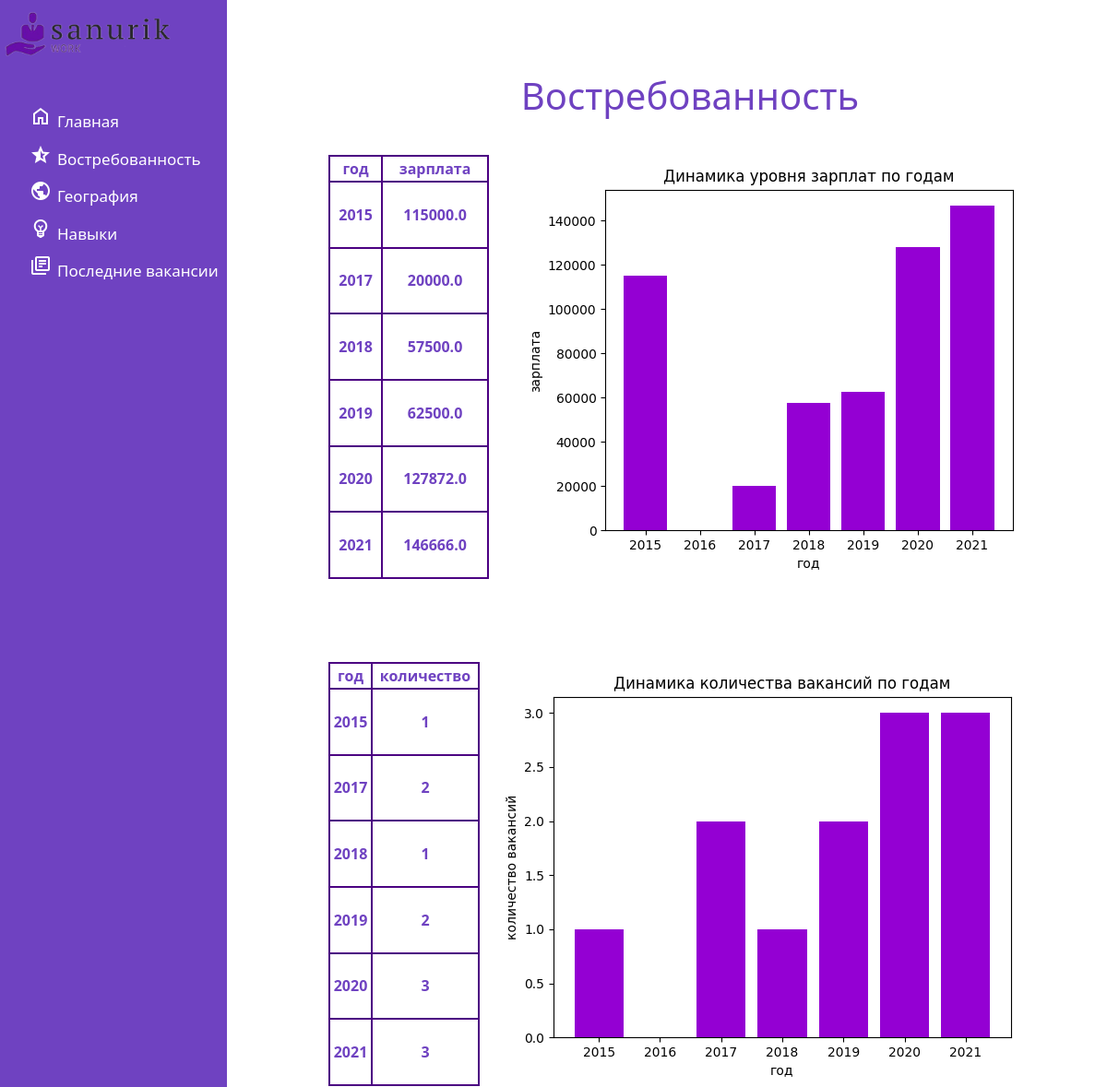
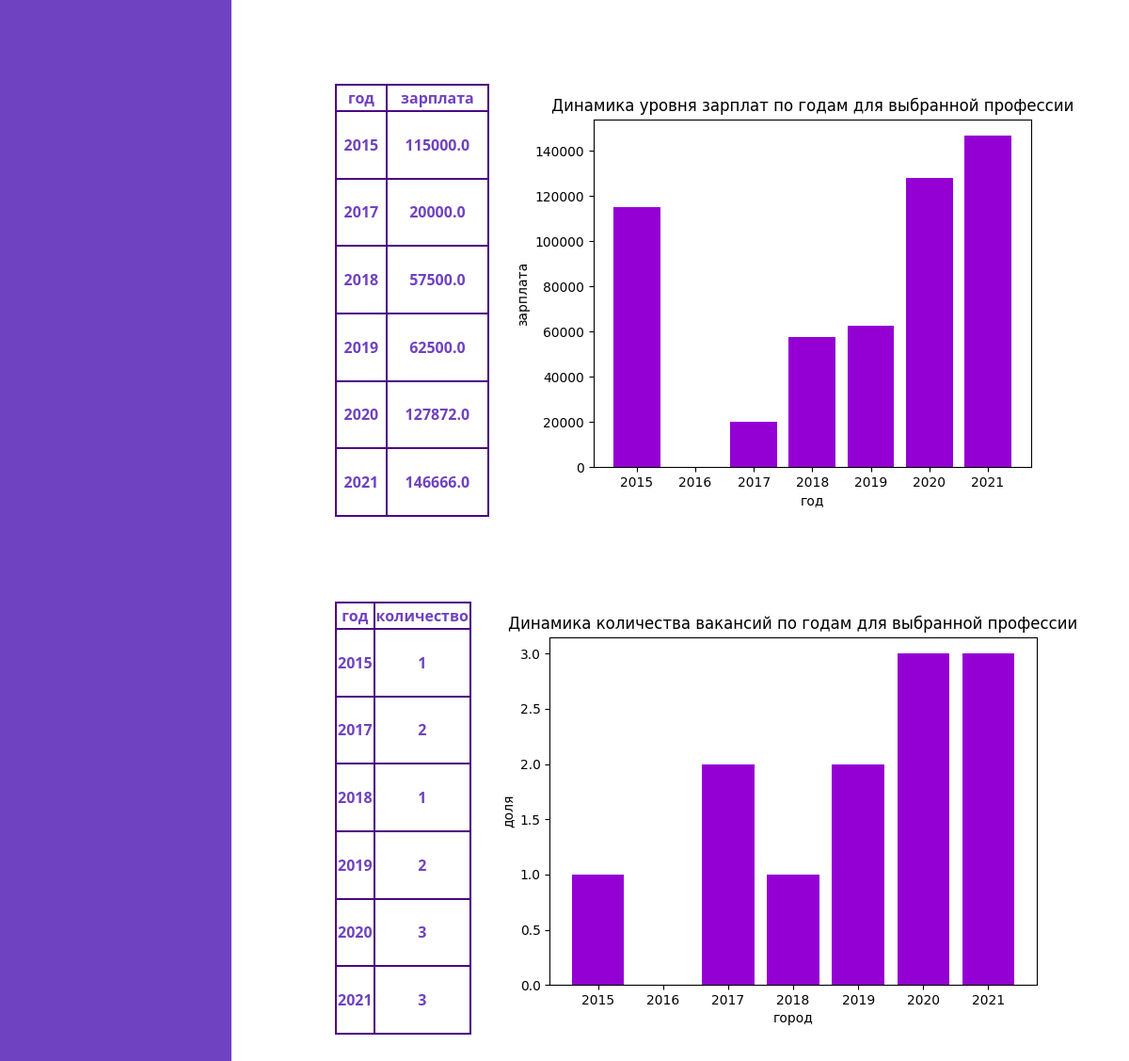
The app's page /demand with its own data (2 pictures, top to bottom).
### vacan/models.py (models this page shows)
class SalaryByYear(models.Model):
    year = models.IntegerField('Год')
    salary = models.FloatField('Зарплата')

class VacancieByYear(models.Model):
    vacancie = models.TextField('Вакансия')
    year = models.IntegerField('Год')

class SalaryByYearsForCurrentJob(models.Model):
    city = models.TextField('Город', max_length=50)
    year = models.IntegerField('Год')
    salary = models.FloatField('Зарплата')

class VacancieByYearForCurrentJob(models.Model):
    vacancy = models.TextField('Вакансия')
    year = models.IntegerField('Год')

### vacan/views.py (the view)
# urls.py: path('demand', views.demand, name = 'demand'),
def demand(request):
    dem = SalaryByYear.objects.all()
    dem_2 = VacancieByYear.objects.all()
    dem_3 = SalaryByYearsForCurrentJob.objects.all()
    dem_4 = VacancieByYearForCurrentJob.objects.all()
    print(dem)
    print(dem_2)
    print(dem_3)
    print(dem_4)
    template = loader.get_template('demand.html')
    context = {
        'x': dem,
        'y': dem_2,
        'z': dem_3,
        'w': dem_4
    }
    return HttpResponse(template.render(context, request))

### vacan/templates/demand.html (shortened to what this page needs)
{% extends 'layout.html' %}
{% load static %}
{% block content %}
<h1 class="dem">Востребованность</h1>
<div class="stat">
    <table class="demand_table">
    <thead>
        <tr>
            <th>год</th>
            <th>зарплата</th>
        </tr>
    </thead>
    <tbody>
    {% for i in x %}
        <tr>
            <th>{{i.year}}</th>
            <th>{{i.salary}}</th>
        </tr>
    {% endfor %}
    </tbody>
</table>
    <img src="{% static 'vacan/img/Figure_1.png' %}" alt="график_1">
</div>
<div class="stat">
<table class="demand_table">
    <thead>
        <tr>
            <th>год</th>
            <th>количество</th>
        </tr>
    </thead>
    <tbody>
    {% for i in y %}
        <tr>
            <th>{{i.year}}</th>
            <th>{{i.vacancie}}</th>
        </tr>
    {% endfor %}
    </tbody>
</table>
    <img src="{% static 'vacan/img/Figure_2.png' %}" alt="график_2">
</div>
<div class="stat">
<table class="demand_table">
    <thead>
        <tr>
            <th>год</th>
            <th>зарплата</th>
        </tr>
    </thead>
    <tbody>
    {% for i in z %}
        <tr>
            <th>{{i.year}}</th>
            <th>{{i.salary}}</th>
        </tr>
    {% endfor %}
    </tbody>
</table>
    <img src="{% static 'vacan/img/Figure_3.png' %}" alt="график_3">
</div>
<div class="stat">
<table class="demand_table">
    <thead>
        <tr>
            <th>год</th>
            <th>количество</th>
        </tr>
    </thead>
    <tbody>
    {% for i in w %}
        <tr>
            <th>{{i.year}}</th>
            <th>{{i.vacancy}}</th>
        </tr>
    {% endfor %}
    </tbody>
</table>
    <img src="{% static 'vacan/img/Figure_4.png' %}" alt="график_4">
</div>
{% endblock%}

### vacan/templates/layout.html (shortened to what this page needs)
{% load static %}
<!doctype html>
<html lang="ru">
<head>
    <link rel="stylesheet" href="https://cdn.jsdelivr.net/npm/bootstrap@5.2.3/dist/css/bootstrap.min.css">
    <link rel="stylesheet" href="{% static 'vacan/css/vacan.css'%}">
</head>
<body>
<div class="page">
    <div class="page__left">
        <img src="{% static 'vacan/img/logo.png' %}" alt="Лого">
        <ul>
            <li><a class="nav-link" href="{% url 'home' %}"><span
                    class="material-symbols-outlined">home</span>Главная</a></li>
            <li><a class="nav-link" href="{% url 'demand' %}"><span class="material-symbols-outlined">star_half</span>Востребованность</a>
            </li>
            <li><a class="nav-link" href="{% url 'geography' %}"><span class="material-symbols-outlined">public</span>География</a>
            </li>
            <li><a class="nav-link" href="{% url 'skills' %}"><span
                    class="material-symbols-outlined">emoji_objects</span>Навыки</a></li>
            <li><a class="nav-link" href="{% url 'recent_vac' %}"><span
                    class="material-symbols-outlined">library_books</span>Последние вакансии</a></li>
        </ul>
    </div>
    <div class="page__right">
        <div class="page__content">
            {% block content %}
            {% endblock %}
        </div>
    </div>
</div>
</body>
</html>

### vacan/static/vacan/css/vacan.css (style rules this page uses)
body { background: #FFFFFF; }
.page__left img { width: 250px; float: left; }
.page__left ul { list-style: none; text-decoration: none; color: #fff; font-size: 17px; }
.page__left ul li { text-decoration: none; color: #fff; display: block; margin-top: 10px; transition: transform .6s ease; align-items: center; justify-content: center; }
li { margin-top: 5px; }
.page__content { color: #6f42c1; margin-top: 60px; margin-left: 50px; text-align: center; }
.nav-link { font-size: 16px margin-top: -5px; }
.material-symbols-outlined { width: 20px; height: 20px; margin-right: 10px; }
table, th, td { border: 1px solid black; }
h1 { color: #6f42c1; text-align: center; }
.demand_table { margin-left: 20px; margin-top: 20px; width: 250px; border: 2px solid #4B0082; border-radius: 6px; }
th { border: 2px solid #4B0082; }
.stat { display: flex; margin-bottom: 70px; }
.page { overflow: hidden; display: grid; grid-template-columns: 246px calc(100% - 246px); height: 100%; }
.page__left { height: 100%; background: #6f42c1; }
.page__right { overflow: auto; height: 100%; }
.page__content { padding: 20px 40px; }
.page__left img { margin-top: -40px; margin-left: -30px; }

### records on screen
SalaryByYear: year "2015", salary "115000.0"
SalaryByYear: year "2017", salary "20000.0"
SalaryByYear: year "2018", salary "57500.0"
SalaryByYear: year "2019", salary "62500.0"
SalaryByYear: year "2020", salary "127872.0"
SalaryByYear: year "2021", salary "146666.0"
VacancieByYear: year "2015", vacancie "1"
VacancieByYear: year "2017", vacancie "2"
VacancieByYear: year "2018", vacancie "1"
VacancieByYear: year "2019", vacancie "2"
VacancieByYear: year "2020", vacancie "3"
VacancieByYear: year "2021", vacancie "3"
SalaryByYearsForCurrentJob: year "2015", salary "115000.0"
SalaryByYearsForCurrentJob: year "2017", salary "20000.0"
SalaryByYearsForCurrentJob: year "2018", salary "57500.0"
SalaryByYearsForCurrentJob: year "2019", salary "62500.0"
SalaryByYearsForCurrentJob: year "2020", salary "127872.0"
SalaryByYearsForCurrentJob: year "2021", salary "146666.0"
VacancieByYearForCurrentJob: year "2015", vacancy "1"
VacancieByYearForCurrentJob: year "2017", vacancy "2"
VacancieByYearForCurrentJob: year "2018", vacancy "1"
VacancieByYearForCurrentJob: year "2019", vacancy "2"
VacancieByYearForCurrentJob: year "2020", vacancy "3"
VacancieByYearForCurrentJob: year "2021", vacancy "3"
